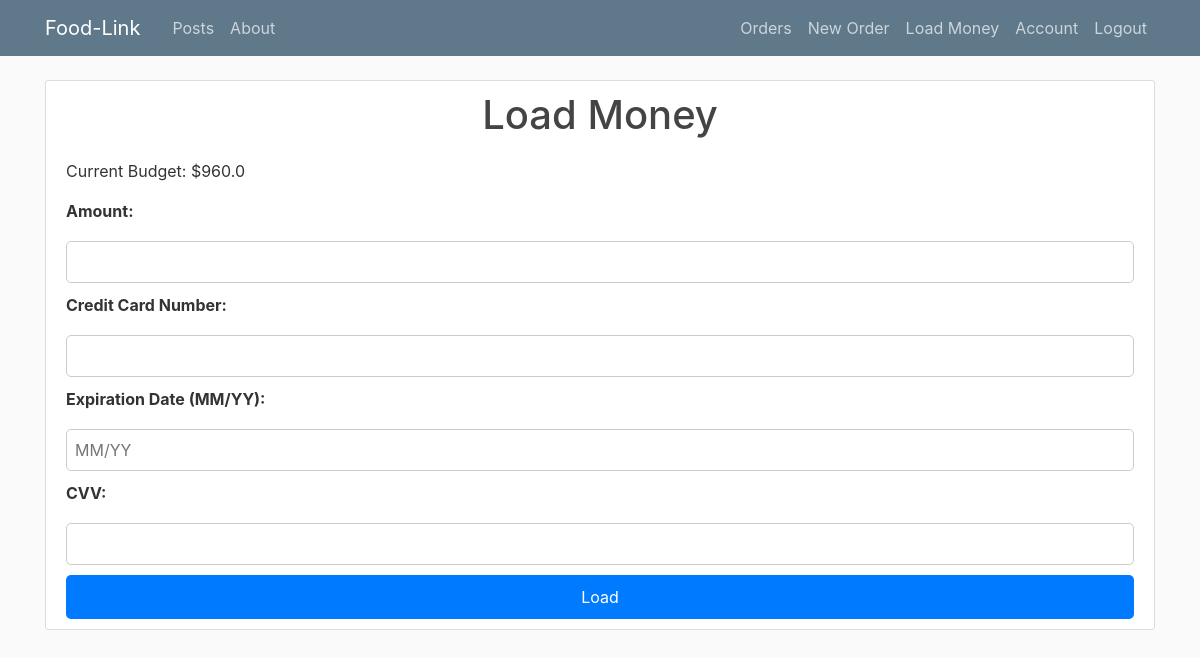
Page /load_money (signed in) on the earlier database version.
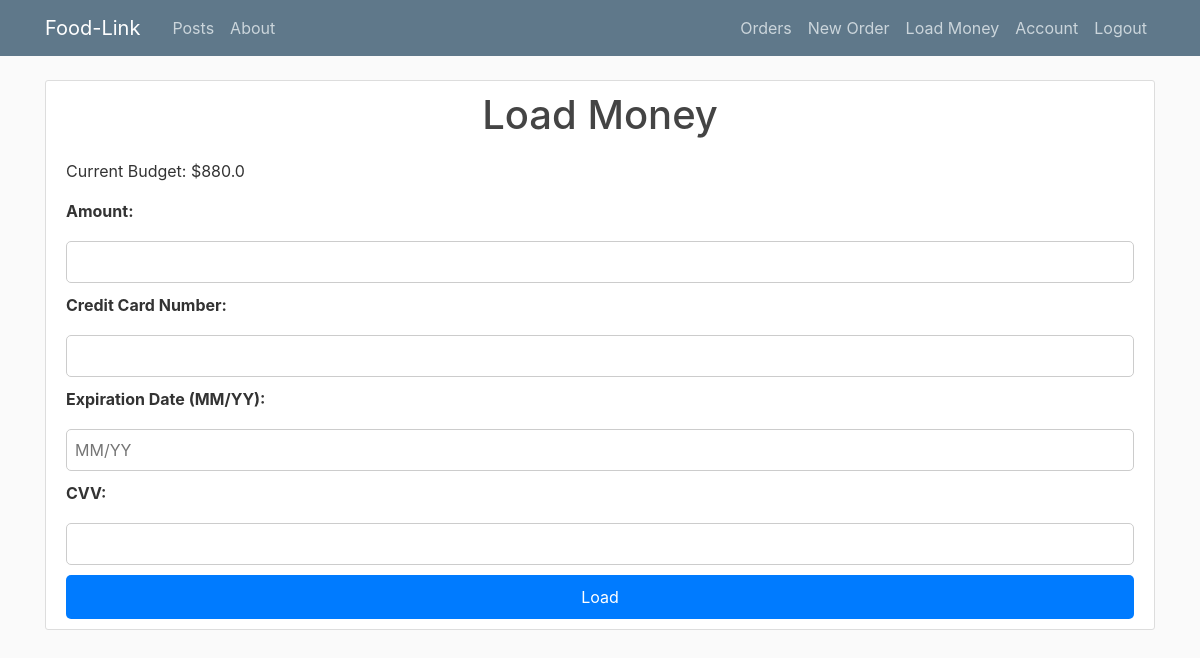
Same page on the later database version.
### flaskblog/models.py (models this page shows, shortened)
class User(db.Model, UserMixin):
    id = db.Column(db.Integer, primary_key=True)
    username = db.Column(db.String(20), unique=True, nullable=False)
    email = db.Column(db.String(120), unique=True, nullable=False)
    address = db.Column(db.String(20), unique=False, nullable=False)
    image_file = db.Column(db.String(20), nullable=False, default='default.jpg')
    password = db.Column(db.String(60), nullable=False)
    user_type = db.Column(db.String(10), nullable=False, default='customer')
    food_type = db.Column(db.String(50), nullable=True)  # Type of food
    budget = db.Column(db.Float, nullable=False, default=0.0)  # Budget for user
    posts = db.relationship('Post', backref='author', lazy=True)

### flaskblog/routes.py (the view)
@app.route('/load_money', methods=['GET', 'POST'])
@login_required
def load_money():
    if current_user.user_type != 'customer':
        flash("only clients can load money!", 'danger')
        return redirect(url_for('home'))
    if request.method == 'POST':
        amount = request.form['amount']
        current_user.budget += float(amount)
        db.session.commit()
        flash('Money loaded successfully.', 'success')
        return redirect(url_for('home'))
    return render_template('load_money.html', title='Load Money', budget=current_user.budget)

### flaskblog/models.py (called while the page is built)
@login_manager.user_loader
def load_user(user_id):
    return User.query.get(int(user_id))

### flaskblog/templates/load_money.html (shortened to what this page needs)
{% extends "layout.html" %}
{% block content %}
    <div class="content-section">
    <h1>Load Money</h1>
    <p>Current Budget: ${{ budget }}</p>
    <form id="payment-form" action="/load_money" method="POST">
        <label for="amount">Amount:</label>
        <input type="number" id="amount" name="amount" step="0.01" min="0.01" required>
        <label for="card_number">Credit Card Number:</label>
        <input type="text" id="card_number" name="card_number" pattern="\d{16}" title="Please enter a 16-digit credit card number" required>
        <label for="exp_date">Expiration Date (MM/YY):</label>
        <input type="text" id="exp_date" name="exp_date" placeholder="MM/YY" required>
        <label for="cvv">CVV:</label>
        <input type="text" id="cvv" pattern="\d{3}" name="cvv" required>
        <button type="button" onclick="validateForm()">Load</button>
    </form>
    </div>
{% endblock content %}

Differences in the rows shown:
changed User: budget "960.0" → "880.0"
